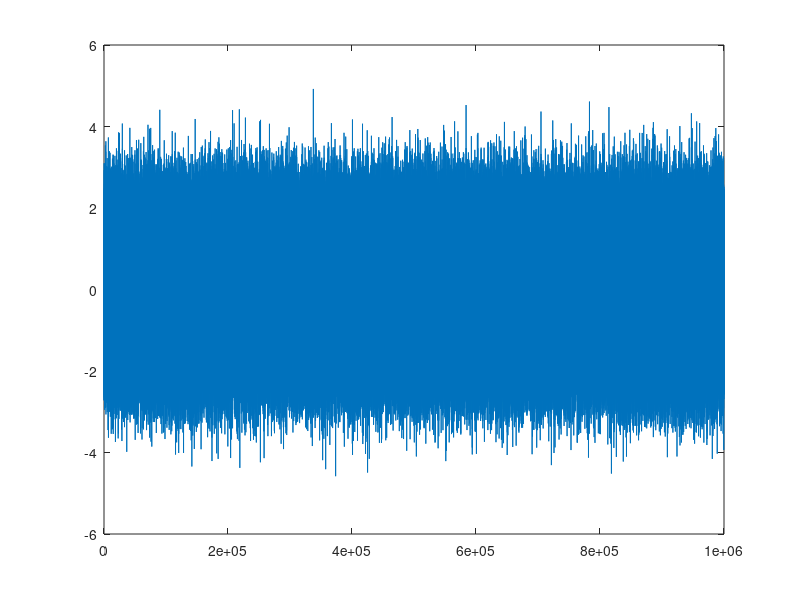
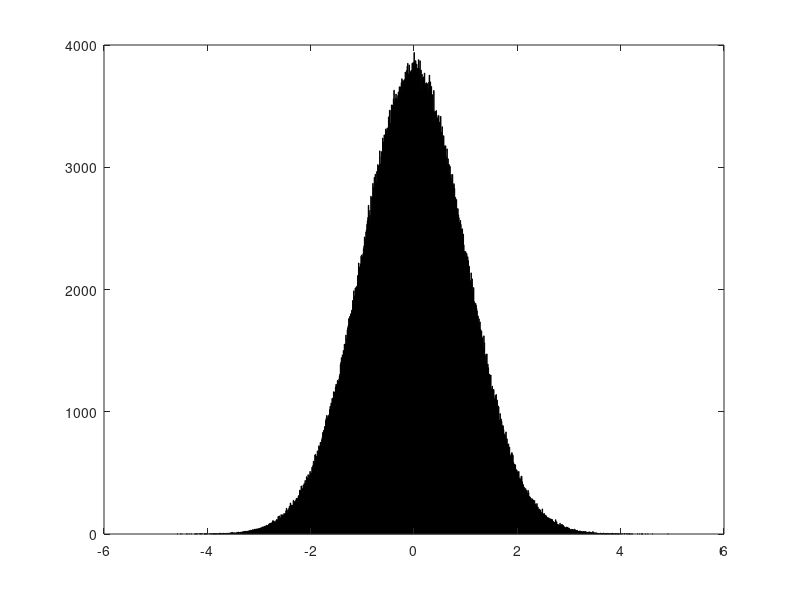
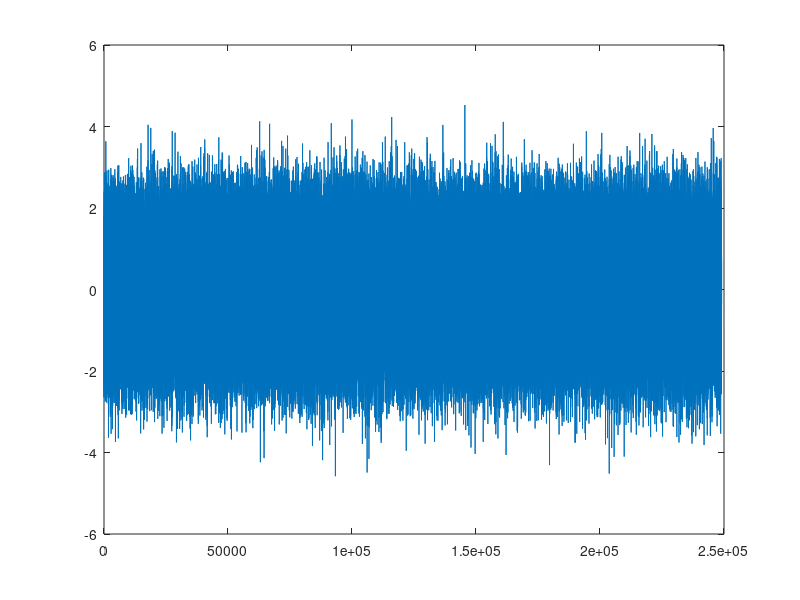
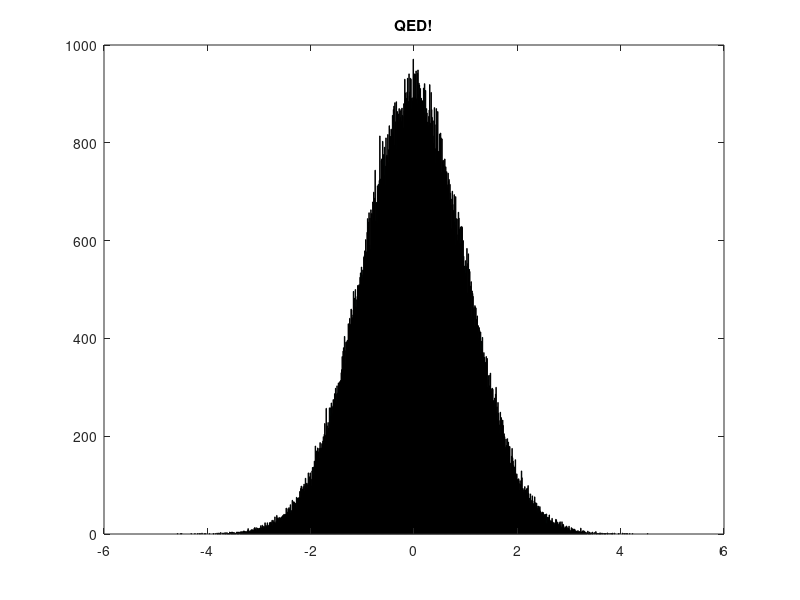

Write MATLAB code to recreate these figures, in order.
%%A look at Gambler's paradox
r_dist = randn(1,1000000);
figure; plot(r_dist);
figure; hist(r_dist,1000);
size = 0;
for x = 1:1000000-1
    if r_dist(x) < 0 && r_dist(x+1) < 0
        size = size + 1;
    end
end
y_count = 1;
y = zeros([1,size]);%is there a better solution than this ugly for loop (above)
                    %in order to specify an array size for y that is equal
                    %to the number of instances two negative r_dist values
                    %occur one after the other?
for x = 1:1000000-2
    if r_dist(x) < 0 && r_dist(x+1) < 0
        y(y_count) = r_dist(x+2);
        y_count = y_count + 1;
    end
end
figure; plot(y);
figure; hist(y,1000),title('QED!');